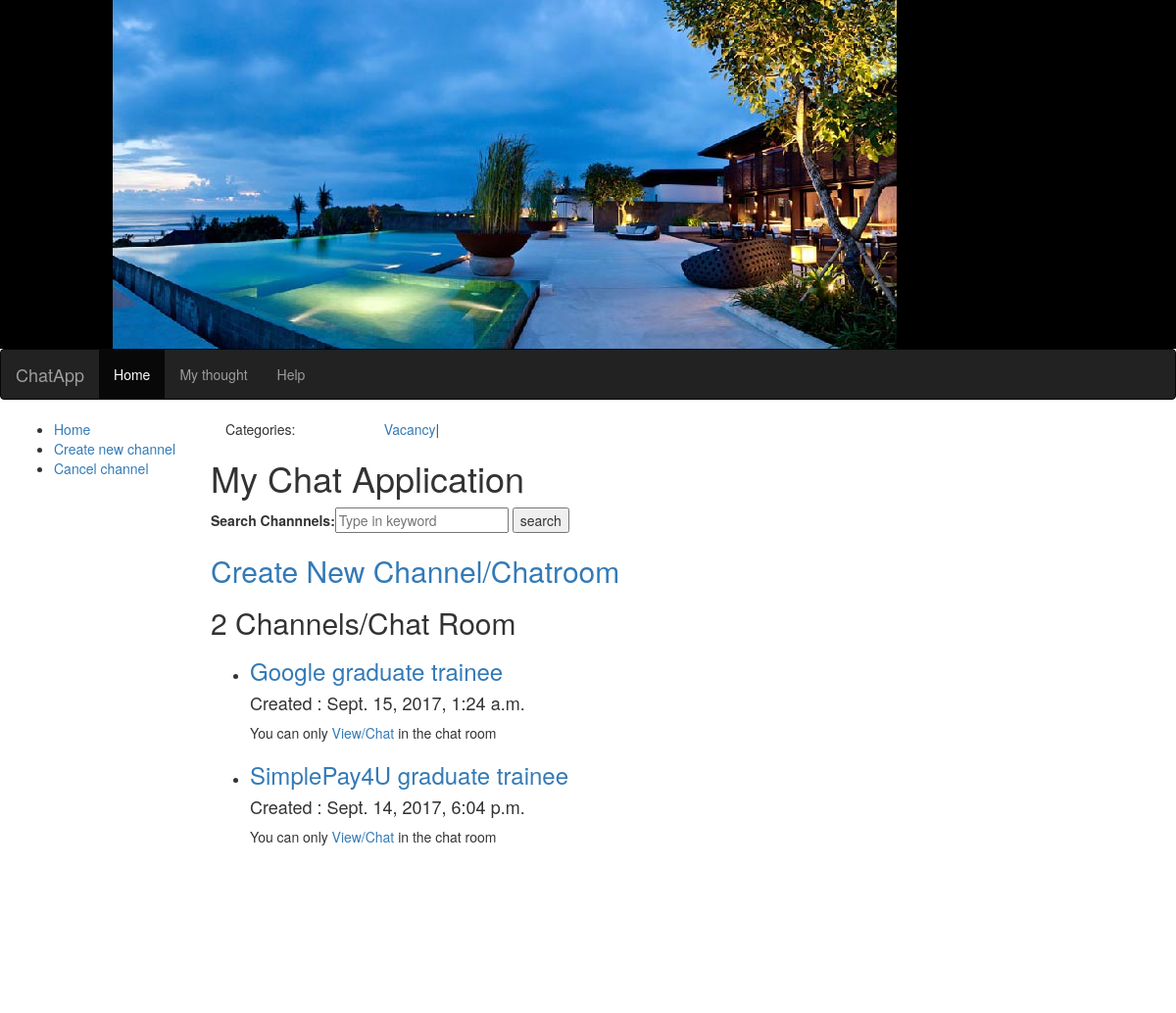
Screenshot of /chart/category/8/ with the database file from the repository.
### chart/models.py (models this page shows, shortened)
class Channel(models.Model):
    channel_text = models.CharField(max_length=200)
    category = models.CharField(default='other',max_length=500)
    date_created = models.DateTimeField()

### chart/views.py (the view)
# urls.py: url(r'^category/(?P<channel_id>[0-9]+)/$', views.category, name='category'),
def category(request, channel_id):
    channel = Channel.objects.get(pk=channel_id);
    channel = channel.category
    channel = Channel.objects.filter(category=channel).order_by("-date_created");
    form = ChannelForm();
    form2 = SearchForm();
    categories = Channel.objects.all();
    cat=[];
    cat2=[];
    for category in categories:
        if category.category not in cat2:
           cat2.append(category.category);
           cat.append(category.id);
    context = {"channel":channel, "form": form, "form2":form2, "cat":cat}
    return render(request, 'chart/index.html', context)

### chart/forms.py
class ChannelForm(forms.Form):
    channel=forms.CharField(label='Channel Name ', max_length=100)
    category=forms.CharField(label='Category', widget=forms.Select(choices=CHOICES))

class SearchForm(forms.Form):
    search=forms.CharField(label='Search Channnels',widget=forms.TextInput(attrs={'placeholder':'Type in keyword'}))

### chart/templates/chart/index.html (shortened to what this page needs)
{% extends "base.html" %}
{% block content %}
<div class="container-fluid">
   <div class="row">
      <div class="col-sm-2">
	  Categories:
      </div>
      <div class="col-sm-10 ">
	  {% for chanel in channel %}
	    {% if chanel.id in cat %}
          <a href="{% url 'chart:category' chanel.id %}">{{ chanel.category }}</a>|
		{% endif %}
       {% endfor %}
      </div>
   </div>
</div>
<h1>My Chat Application</h1>
<form action="{% url 'chart:index' %}" method="post">
     {{ form2 }}
     <input type="submit" name="search_data" value="search" />
</form>
<div class="butt"><h2> <a href="#">Create New Channel/Chatroom</a></h2></div>
<h2>{{ channel.count}} Channels/Chat Room</h2>
 {% if channel %}
   {% for chanel in channel %}
   <ul>
     <li>
     <h3><a href="{% url 'chart:room' chanel.id %}#chat">{{ chanel.channel_text }}</a></h3>
	 <h4>Created : {{ chanel.date_created }}</h4>
     You can only <a href="{% url 'chart:room' chanel.id %}#chat">View/Chat</a> in the chat room
     </li>
   </ul>
   {% endfor%}
    <br><br><br><br> <br><br><br><br>
 {% endif %}
{% endblock %}

### rows the page displays
Channel: category "Vacancy", channel_text "SimplePay4U graduate trainee", date_created "Sept. 14, 2017, 6:04 p.m."
Channel: channel_text "Google graduate trainee", date_created "Sept. 15, 2017, 1:24 a.m."

### other values shown
{{ channel.count }} "2"
